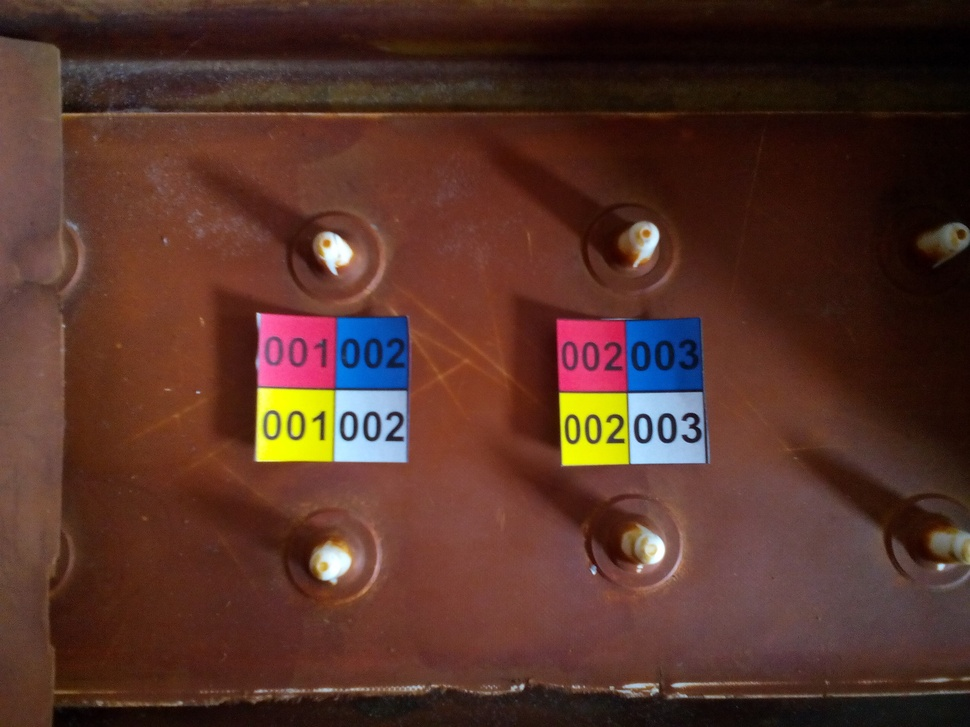
#> input picture experiments/bucket_detection/sample.jpg, 970 x 727 px, shrunk from 2560 x 1920 before the run
$ jupyter execute --allow-errors detect_bucket.ipynb   (Python 2 division)
#> lines starting #> are read from the running program, lines starting #| are printed output that depends on the picture; after the words box and inside, x2 and y2 are one past the last pixel; in counts of white or black regions, pixels touching at a corner belong together
[cell 1]
import cv2
import numpy as np
import matplotlib as plt

[cell 2]
img = cv2.imread('sample.jpg',0)
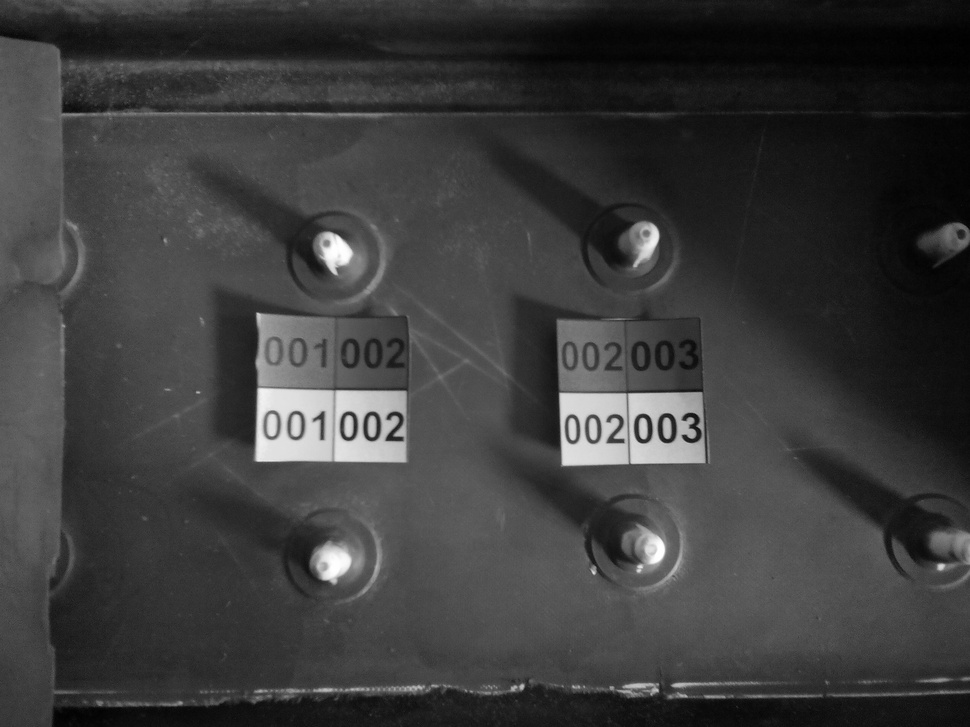
#> img: shape (727, 970); min 0, max 255, mean 60.3
img2 = img.copy()
template = cv2.imread('bucket_marker_sample.png',0)
#> (the rest of this cell did not finish here and is left out)

#> (a cell that did not finish here is left out)

[cell 4]
# python tutorial
import cv2
import numpy as np

img_rgb = cv2.imread('sample.jpg')
#> img_rgb is the input picture: shape (727, 970, 3); mean B, G, R 41.2, 51, 85.8
img_gray = cv2.cvtColor(img_rgb, cv2.COLOR_BGR2GRAY)

template = cv2.imread('empty_template.jpg')
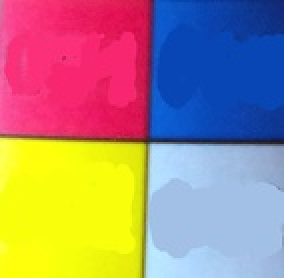
#> input picture experiments/bucket_detection/empty_template.jpg, 142 x 139 px, shrunk from 374 x 368 before the run (shown 2 times larger)
#> template is the input picture: shape (139, 142, 3); mean B, G, R 128.1, 136.8, 165.8
w, h, _ = template.shape
#> w = 139; h = 142

[cell 5]
resR = cv2.matchTemplate(img_rgb[:,:,0],template[:,:,0],cv2.TM_CCOEFF_NORMED)
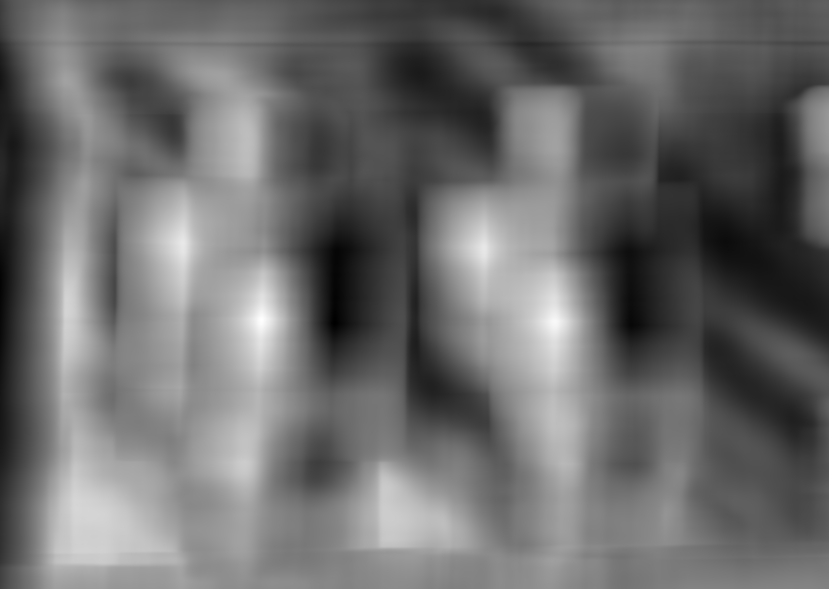
#> resR: shape (589, 829) float32; min -0.792, max 0.862, mean -0.0881; drawn with min black and max white
resG = cv2.matchTemplate(img_rgb[:,:,1],template[:,:,1],cv2.TM_CCOEFF_NORMED)
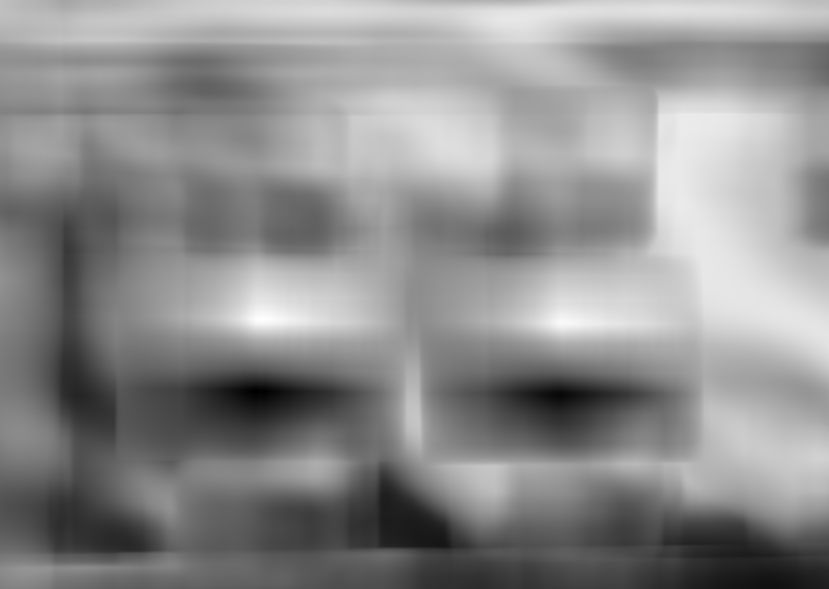
#> resG: shape (589, 829) float32; min -0.86, max 0.865, mean 0.0967; drawn with min black and max white
resB = cv2.matchTemplate(img_rgb[:,:,2],template[:,:,2],cv2.TM_CCOEFF_NORMED)
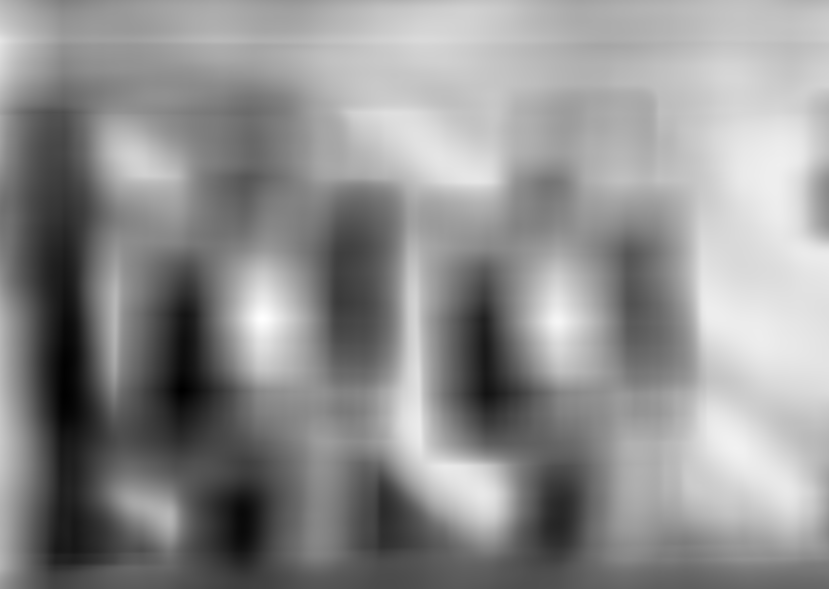
#> resB: shape (589, 829) float32; min -0.844, max 0.915, mean 0.149; drawn with min black and max white

resRGB = resR + resG + resB
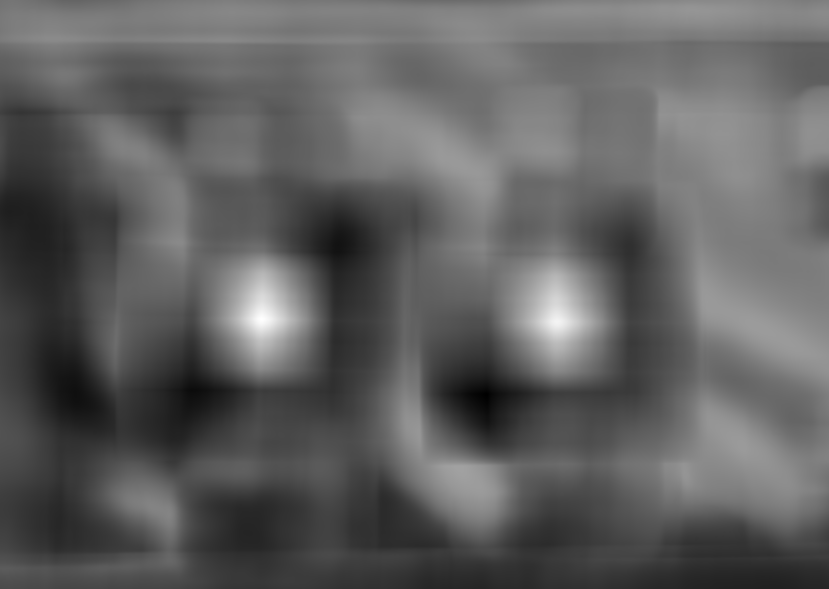
#> resRGB: shape (589, 829) float32; min -1.34, max 2.64, mean 0.157; drawn with min black and max white

threshold = 2.3
loc = np.where( resRGB >= threshold)
#> loc = 434 positions, rows 307 to 327, columns 252 to 564

[cell 6]
print len(loc[0])
#| 434

[cell 7]
print min(loc[1])
#| 252
print max(loc[1])
#| 564

[cell 8]
for pt in zip(*loc[::-1]):
    cv2.rectangle(img_rgb, pt, (pt[0] + w, pt[1] + h), (0,255,255), 2)
#> this loop made 434 passes
#> pt on passes 1 to 3: (261, 307), (262, 307), (259, 308)
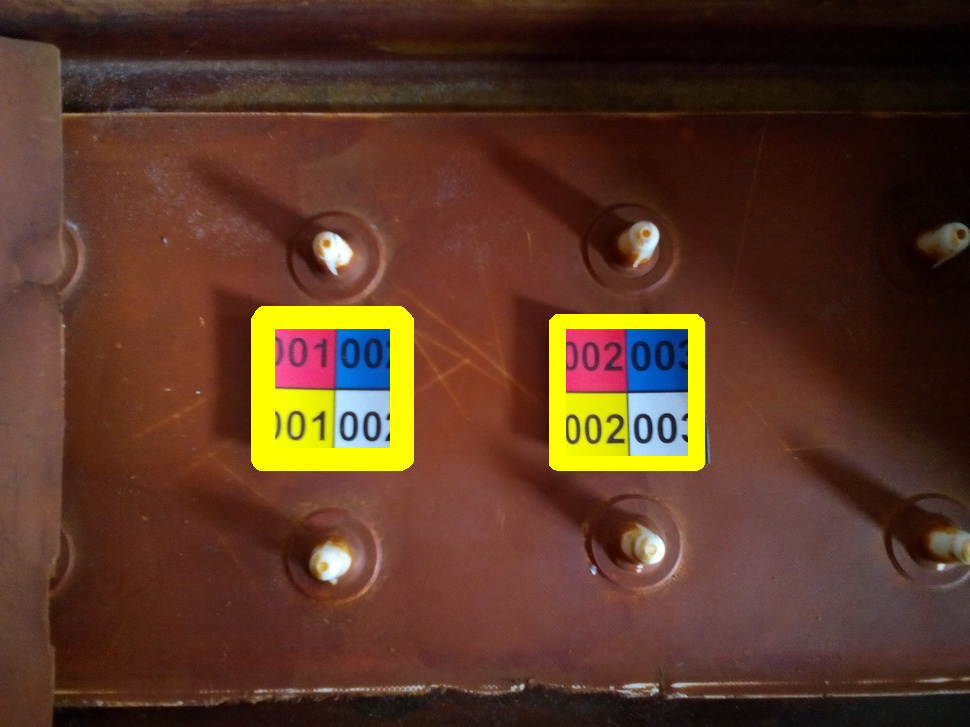
#> img_rgb: shape (727, 970, 3); 3.11% of pixels changed, all inside (x1, y1, x2, y2) = (251, 306, 705, 471)

cv2.imwrite("res.jpg", img_rgb)
#> Out = True

[cell 9]
import matplotlib.pyplot as plt
plt.plot(np.diff(np.sort(loc[1])))
plt.show()
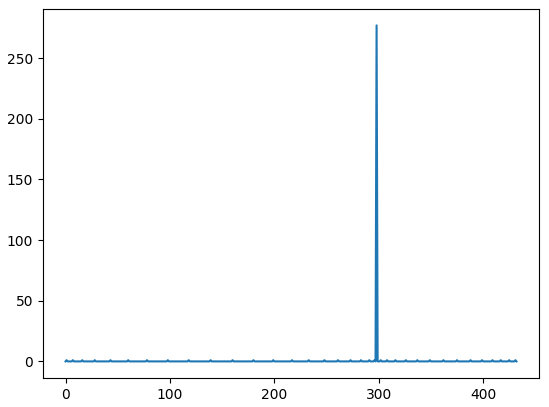
#> figure drawn by matplotlib, 1 panel; curve peaks at x = 298, y = 277
